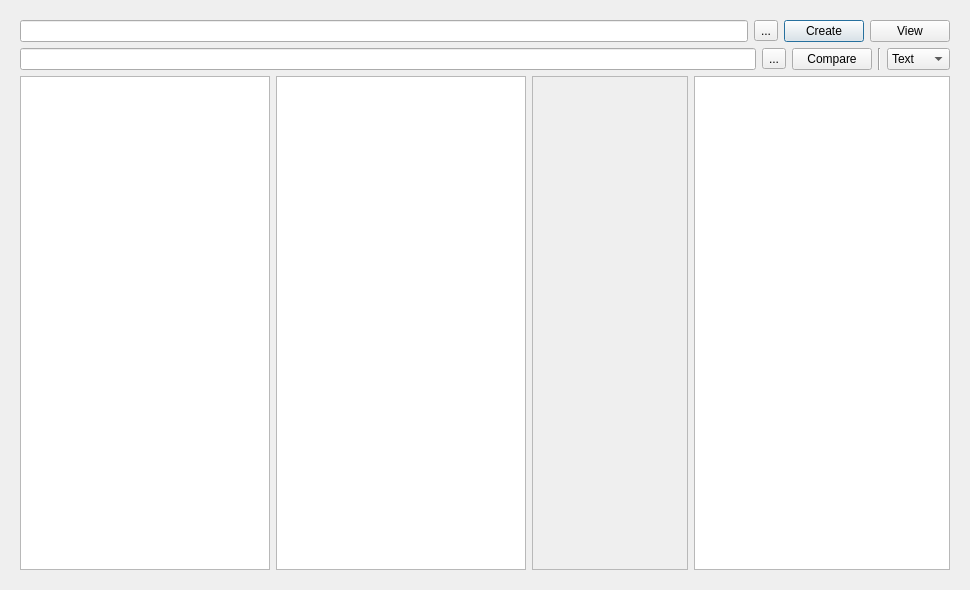
<?xml version="1.0" encoding="UTF-8"?>
<ui version="4.0">
 <class>Dialog</class>
 <widget class="QDialog" name="Dialog">
  <property name="geometry">
   <rect>
    <x>0</x>
    <y>0</y>
    <width>970</width>
    <height>590</height>
   </rect>
  </property>
  <property name="minimumSize">
   <size>
    <width>700</width>
    <height>300</height>
   </size>
  </property>
  <property name="maximumSize">
   <size>
    <width>1400</width>
    <height>750</height>
   </size>
  </property>
  <property name="windowTitle">
   <string>VC</string>
  </property>
  <property name="toolTip">
   <string>&lt;html&gt;&lt;head/&gt;&lt;body&gt;&lt;p&gt;&lt;br/&gt;&lt;/p&gt;&lt;/body&gt;&lt;/html&gt;</string>
  </property>
  <layout class="QHBoxLayout" name="horizontalLayout_2">
   <item>
    <widget class="QWidget" name="widget" native="true">
     <layout class="QVBoxLayout" name="verticalLayout_6">
      <item>
       <layout class="QVBoxLayout" name="verticalLayout">
        <item>
         <layout class="QHBoxLayout" name="horizontalLayout_5">
          <item>
           <widget class="QLineEdit" name="filePathEdit"/>
          </item>
          <item>
           <widget class="QToolButton" name="fileBrwBtn">
            <property name="text">
             <string>...</string>
            </property>
           </widget>
          </item>
          <item>
           <widget class="QPushButton" name="createBtn">
            <property name="text">
             <string>Create</string>
            </property>
           </widget>
          </item>
          <item>
           <widget class="QPushButton" name="viewBtn">
            <property name="text">
             <string>View</string>
            </property>
           </widget>
          </item>
         </layout>
        </item>
        <item>
         <layout class="QHBoxLayout" name="horizontalLayout_4">
          <item>
           <widget class="QLineEdit" name="compFilePathEdit"/>
          </item>
          <item>
           <widget class="QToolButton" name="compFileBrwBtn">
            <property name="text">
             <string>...</string>
            </property>
           </widget>
          </item>
          <item>
           <widget class="QPushButton" name="compBtn">
            <property name="text">
             <string>Compare</string>
            </property>
           </widget>
          </item>
          <item>
           <widget class="Line" name="line_2">
            <property name="orientation">
             <enum>Qt::Vertical</enum>
            </property>
           </widget>
          </item>
          <item>
           <widget class="QComboBox" name="dropBtn">
            <item>
             <property name="text">
              <string>Text</string>
             </property>
            </item>
            <item>
             <property name="text">
              <string>A -&gt; B</string>
             </property>
            </item>
            <item>
             <property name="text">
              <string>B -&gt; A</string>
             </property>
            </item>
            <item>
             <property name="text">
              <string>Table</string>
             </property>
            </item>
           </widget>
          </item>
         </layout>
        </item>
        <item>
         <layout class="QHBoxLayout" name="horizontalLayout">
          <item>
           <widget class="QListWidget" name="topListWidget">
            <property name="minimumSize">
             <size>
              <width>100</width>
              <height>0</height>
             </size>
            </property>
            <property name="maximumSize">
             <size>
              <width>250</width>
              <height>16777215</height>
             </size>
            </property>
           </widget>
          </item>
          <item>
           <widget class="QListWidget" name="midListWidget">
            <property name="minimumSize">
             <size>
              <width>100</width>
              <height>0</height>
             </size>
            </property>
            <property name="maximumSize">
             <size>
              <width>250</width>
              <height>16777215</height>
             </size>
            </property>
           </widget>
          </item>
          <item>
           <widget class="QScrollArea" name="scrollArea">
            <property name="minimumSize">
             <size>
              <width>150</width>
              <height>0</height>
             </size>
            </property>
            <property name="maximumSize">
             <size>
              <width>250</width>
              <height>16777215</height>
             </size>
            </property>
            <property name="widgetResizable">
             <bool>true</bool>
            </property>
            <widget class="QWidget" name="scrollAreaWidget">
             <property name="enabled">
              <bool>true</bool>
             </property>
             <property name="geometry">
              <rect>
               <x>0</x>
               <y>0</y>
               <width>154</width>
               <height>486</height>
              </rect>
             </property>
             <layout class="QVBoxLayout" name="verticalLayout_3">
              <item>
               <layout class="QVBoxLayout" name="scrollVLayout"/>
              </item>
             </layout>
            </widget>
           </widget>
          </item>
          <item>
           <widget class="QStackedWidget" name="stackedWidget">
            <property name="maximumSize">
             <size>
              <width>400</width>
              <height>16777215</height>
             </size>
            </property>
            <property name="font">
             <font>
              <kerning>true</kerning>
             </font>
            </property>
            <property name="toolTip">
             <string/>
            </property>
            <property name="currentIndex">
             <number>1</number>
            </property>
            <widget class="QWidget" name="page">
             <layout class="QVBoxLayout" name="verticalLayout_4">
              <property name="leftMargin">
               <number>0</number>
              </property>
              <property name="topMargin">
               <number>0</number>
              </property>
              <property name="rightMargin">
               <number>0</number>
              </property>
              <property name="bottomMargin">
               <number>0</number>
              </property>
              <item>
               <widget class="QTextBrowser" name="finalTextBrowser">
                <property name="minimumSize">
                 <size>
                  <width>200</width>
                  <height>0</height>
                 </size>
                </property>
                <property name="maximumSize">
                 <size>
                  <width>400</width>
                  <height>16777215</height>
                 </size>
                </property>
                <property name="font">
                 <font>
                  <family>Segoe UI</family>
                  <pointsize>9</pointsize>
                 </font>
                </property>
               </widget>
              </item>
             </layout>
            </widget>
            <widget class="QWidget" name="page_3">
             <layout class="QVBoxLayout" name="verticalLayout_5">
              <property name="spacing">
               <number>0</number>
              </property>
              <property name="leftMargin">
               <number>0</number>
              </property>
              <property name="topMargin">
               <number>0</number>
              </property>
              <property name="rightMargin">
               <number>0</number>
              </property>
              <property name="bottomMargin">
               <number>0</number>
              </property>
              <item>
               <widget class="QTextBrowser" name="A2BTextBrw"/>
              </item>
             </layout>
            </widget>
            <widget class="QWidget" name="page_4">
             <layout class="QVBoxLayout" name="verticalLayout_7">
              <property name="spacing">
               <number>0</number>
              </property>
              <property name="leftMargin">
               <number>0</number>
              </property>
              <property name="topMargin">
               <number>0</number>
              </property>
              <property name="rightMargin">
               <number>0</number>
              </property>
              <property name="bottomMargin">
               <number>0</number>
              </property>
              <item>
               <widget class="QTextBrowser" name="B2ATextBrw"/>
              </item>
             </layout>
            </widget>
            <widget class="QWidget" name="page_2">
             <layout class="QVBoxLayout" name="verticalLayout_2">
              <property name="leftMargin">
               <number>0</number>
              </property>
              <property name="topMargin">
               <number>0</number>
              </property>
              <property name="rightMargin">
               <number>0</number>
              </property>
              <property name="bottomMargin">
               <number>0</number>
              </property>
              <item>
               <widget class="QTableWidget" name="finalTableWidget">
                <property name="maximumSize">
                 <size>
                  <width>400</width>
                  <height>16777215</height>
                 </size>
                </property>
               </widget>
              </item>
             </layout>
            </widget>
           </widget>
          </item>
         </layout>
        </item>
       </layout>
      </item>
     </layout>
    </widget>
   </item>
  </layout>
 </widget>
 <resources/>
 <connections/>
</ui>
